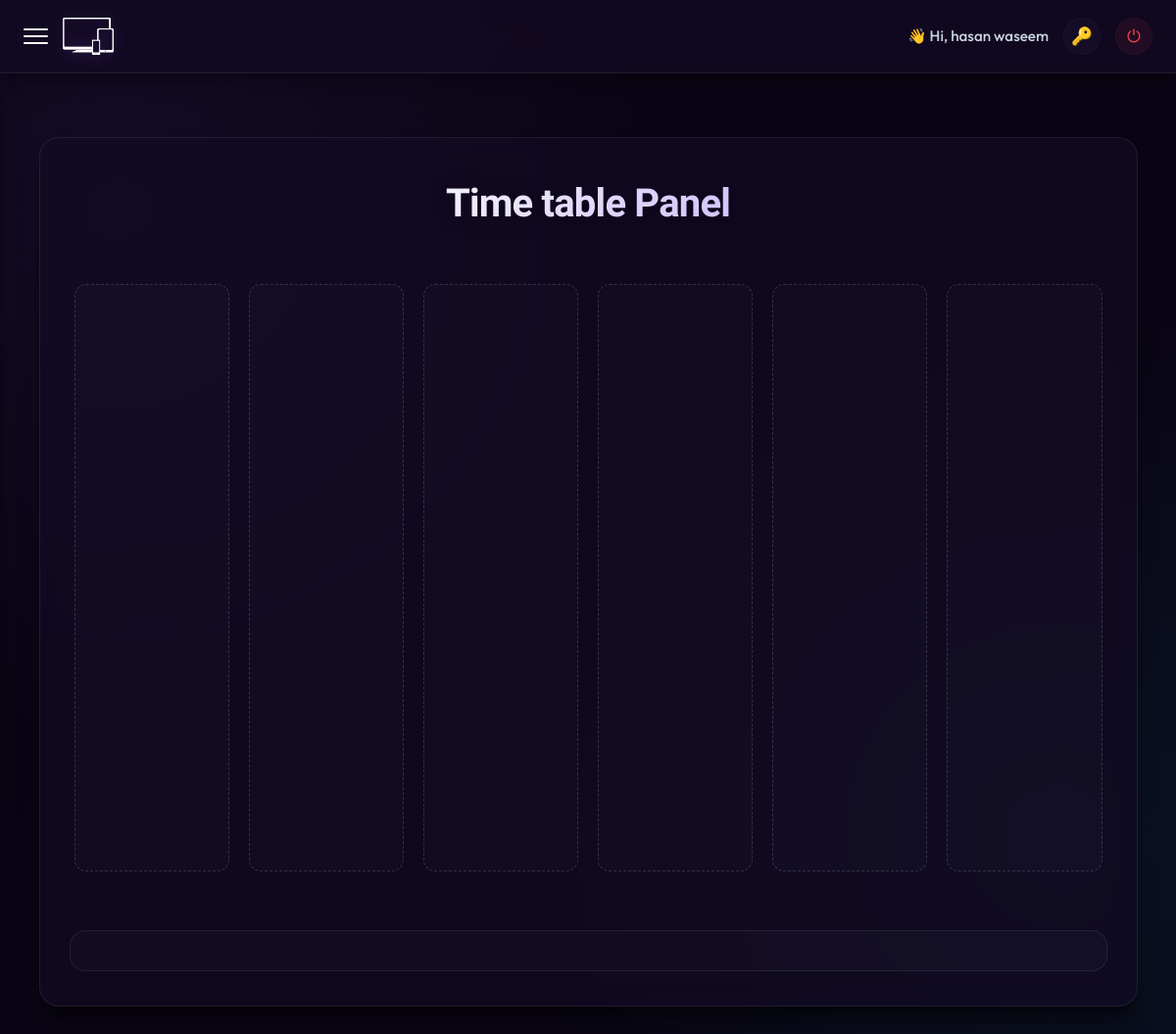
The page /timetable/ (signed in) on the database as committed earlier.
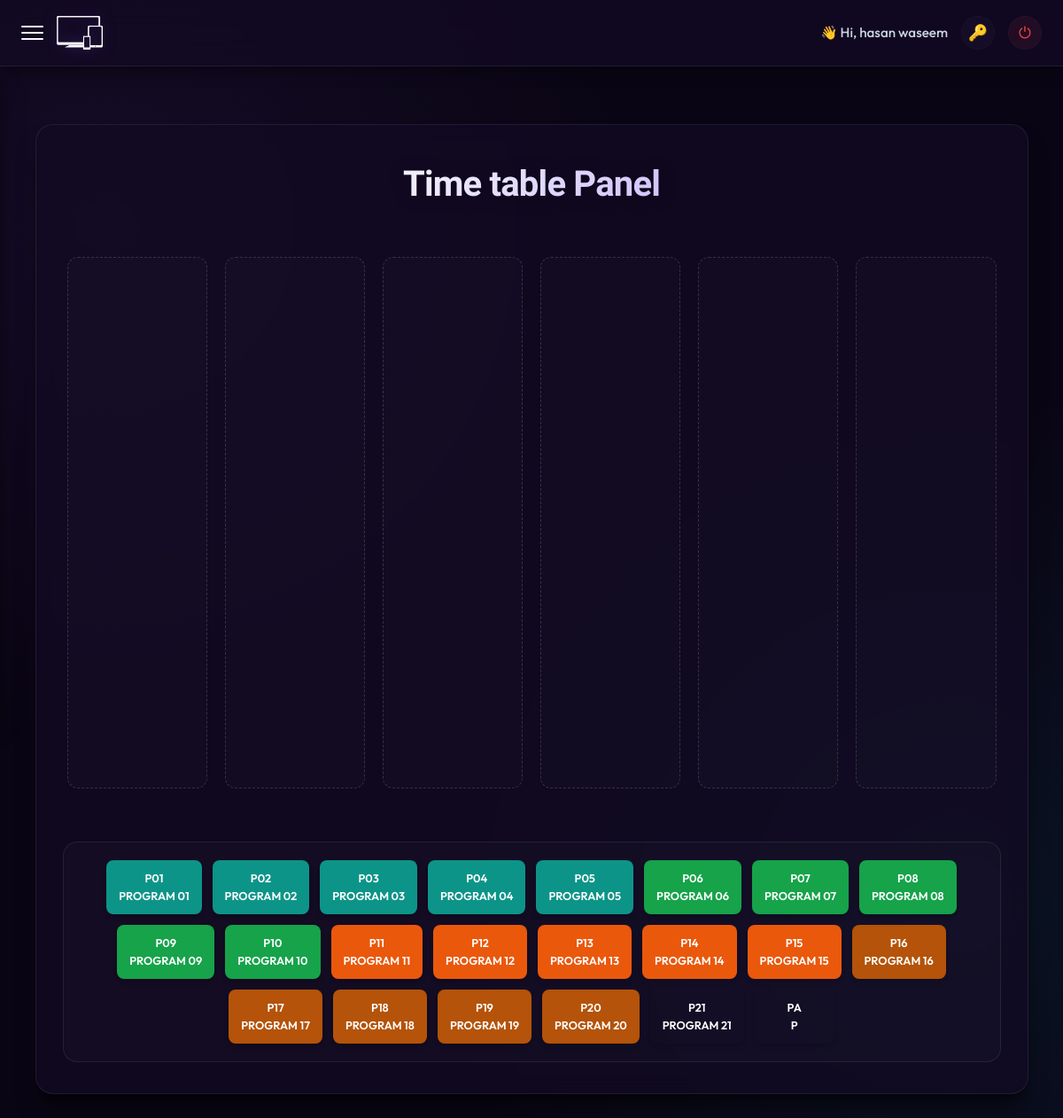
The same page on the database as committed later.
### controller/models.py (models this page shows, shortened)
class Program(models.Model):
    code = models.CharField(max_length=10, null=True, blank=True)
    name = models.CharField(max_length=100, null=True, blank=True)
    mode = models.CharField(max_length=10, null=True, blank=True)
    category = models.CharField(max_length=20, null=True, blank=True)
    section = models.CharField(max_length=10, null=True, blank=True)
    type = models.CharField(max_length=10, null=True, blank=True)
    skill = models.CharField(max_length=100, null=True, blank=True)
    program_duration = models.CharField(max_length=2, null=True, blank=True)
    event_duration = models.CharField(max_length=3, null=True, blank=True)
    count = models.CharField(max_length=3, null=True)
    group_count = models.IntegerField(null=True)
    is_quiz = models.BooleanField(null=True, blank=True)
    date = models.DateField(null=True, blank=True)
    language = models.CharField(max_length=20, null=True, blank=True)
    is_multilingual = models.BooleanField(default=False)
    start_time = models.TimeField(null=True, blank=True)
    end_time = models.TimeField(null=True, blank=True)
    min_participants = models.IntegerField(default=1, null=True, blank=True)
    max_participants = models.IntegerField(default=1, null=True, blank=True)
    max_entries_per_house = models.IntegerField(null=True, blank=True, help_text="Max participants/teams a single house can send to this program")

### controller/views.py (the view)
# urls.py: path('timetable/',views.timetable,name='timetable'),
@login_required
def timetable(request):
    programs = Program.objects.all()
    variables = {
        'programs':programs
    }
    return render(request, 'timetable.html',variables)

### controller/context_processors.py (called while the page is built)
def user_groups(request):
    if request.user.is_authenticated:
        return {
            'groups': list(request.user.groups.values_list('name', flat=True))
        }
    return {'groups': []}

### controller/templates/timetable.html (shortened to what this page needs)
{% extends 'dashboard.html' %}
{% load static %}
{% block content %}
<div class="control_panel">
    <h1>Time table Panel</h1>
    <div class="tableholder">
        <div class="timebox"></div>
        <div class="timebox"></div>
        <div class="timebox"></div>
        <div class="timebox"></div>
        <div class="timebox"></div>
        <div class="timebox"></div>
    </div>
    <div class="boxholder">
      {% for program in programs %}
        <div class="box {{program.category}}-{{program.section}}"
            draggable="true"
            style="height: {{program.program_duration}}px;">
            {{program.code}} <br>
            {{program.name}}
        </div>
      {% endfor %}
    </div>
</div>
{% endblock %}

### controller/templates/dashboard.html (shortened to what this page needs)
{% load static %}
<!DOCTYPE html>
<html lang="en">
<head>
</head>
<link rel="stylesheet" href="{% static 'style/styles.css' %}">
<body>
    <nav>
        <div class="nav-container">
            <div style="display: flex; align-items: center; gap: 15px;">
                <div class="nav-toggle" id="sidebar-toggle">
                    <span></span>
                    <span></span>
                    <span></span>
                </div>
                <div class="nav-logo">
                    <img src="{% static 'images/white.png' %}" alt="">
                </div>
            </div>
            <div class="nav-user-actions">
                <span class="user-greeting">👋 Hi, {{user.first_name|default:user.username}}</span>
                <a href="#" onclick="openPasswordModal()" title="Change Password">🔑</a>
                <a href="{% url 'logout' %}" title="Logout">⏻</a>
            </div>
        </div>
    </nav>
    <main class="main_area">
        {% block content %}{% endblock %}
    </main>
</body>
</html>

Rows that differ between the two databases and show on the page:
added Program: code "P01", name "PROGRAM 01", category "BIDAYA" (drawn)
added Program: code "P02", name "PROGRAM 02", category "BIDAYA" (drawn)
added Program: code "P03", name "PROGRAM 03", category "BIDAYA" (drawn)
added Program: code "P04", name "PROGRAM 04", category "BIDAYA" (drawn)
added Program: code "P05", name "PROGRAM 05", category "BIDAYA" (drawn)
added Program: code "P06", name "PROGRAM 06", category "ULA" (drawn)
added Program: code "P07", name "PROGRAM 07", category "ULA" (drawn)
added Program: code "P08", name "PROGRAM 08", category "ULA" (drawn)
added Program: code "P09", name "PROGRAM 09", category "ULA" (drawn)
added Program: code "P10", name "PROGRAM 10", category "ULA" (drawn)
added Program: code "P11", name "PROGRAM 11", category "THANIYA" (drawn)
added Program: code "P12", name "PROGRAM 12", category "THANIYA" (drawn)
added Program: code "P13", name "PROGRAM 13", category "THANIYA" (drawn)
added Program: code "P14", name "PROGRAM 14", category "THANIYA" (drawn)
added Program: code "P15", name "PROGRAM 15", category "THANIYA" (drawn)
added Program: code "P16", name "PROGRAM 16", category "THANAWIYYA" (drawn)
added Program: code "P17", name "PROGRAM 17", category "THANAWIYYA" (drawn)
added Program: code "P18", name "PROGRAM 18", category "THANAWIYYA" (drawn)
added Program: code "P19", name "PROGRAM 19", category "THANAWIYYA" (drawn)
added Program: code "P20", name "PROGRAM 20", category "THANAWIYYA" (drawn)
added Program: code "P21", name "PROGRAM 21", category "ALL" (drawn)
added Program: code "PA", name "P", category "All" (drawn)
